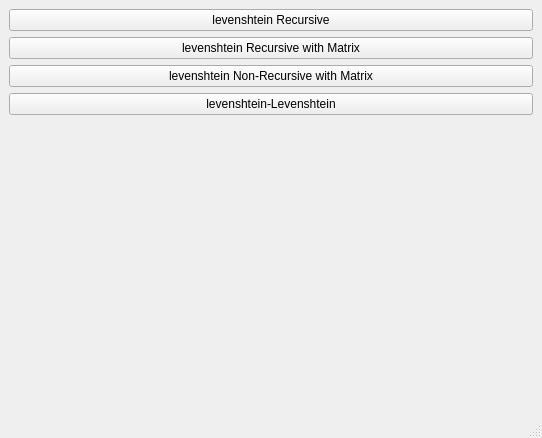
<?xml version="1.0" encoding="UTF-8"?>
<ui version="4.0">
 <class>MainWindow</class>
 <widget class="QMainWindow" name="MainWindow">
  <property name="geometry">
   <rect>
    <x>0</x>
    <y>0</y>
    <width>542</width>
    <height>438</height>
   </rect>
  </property>
  <property name="windowTitle">
   <string>Distances, Yakuba</string>
  </property>
  <widget class="QWidget" name="centralwidget">
   <layout class="QVBoxLayout" name="verticalLayout">
    <item>
     <widget class="QPushButton" name="levenshteinRecursive">
      <property name="text">
       <string>levenshtein Recursive</string>
      </property>
     </widget>
    </item>
    <item>
     <widget class="QPushButton" name="levenshteinRecursiveMatrix">
      <property name="text">
       <string>levenshtein Recursive with Matrix</string>
      </property>
     </widget>
    </item>
    <item>
     <widget class="QPushButton" name="levenshteinNonRecursiveMatrix">
      <property name="text">
       <string>levenshtein Non-Recursive with Matrix</string>
      </property>
     </widget>
    </item>
    <item>
     <widget class="QPushButton" name="damerauLevenshtein">
      <property name="text">
       <string>levenshtein-Levenshtein</string>
      </property>
     </widget>
    </item>
    <item>
     <widget class="QLabel" name="label">
      <property name="text">
       <string/>
      </property>
      <property name="pixmap">
       <pixmap>imgs/cyber.jpg</pixmap>
      </property>
     </widget>
    </item>
   </layout>
  </widget>
  <widget class="QMenuBar" name="menubar">
   <property name="geometry">
    <rect>
     <x>0</x>
     <y>0</y>
     <width>542</width>
     <height>20</height>
    </rect>
   </property>
  </widget>
  <widget class="QStatusBar" name="statusbar"/>
 </widget>
 <resources/>
 <connections/>
</ui>
